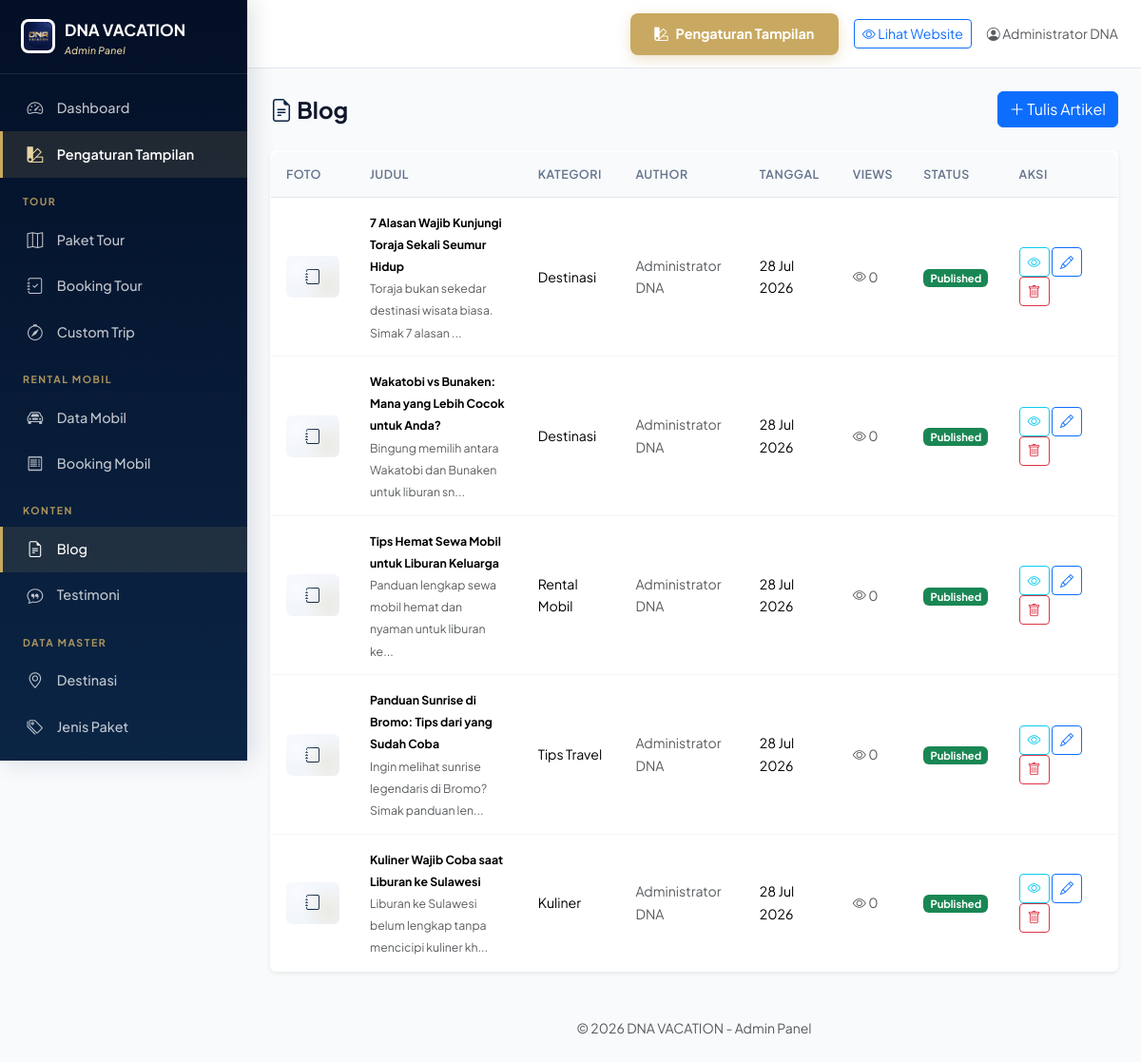
/admin/blog.php (signed in), run on the app's committed database.
### tables this page shows
CREATE TABLE blog_posts (
  id INT AUTO_INCREMENT PRIMARY KEY,
  title VARCHAR(200) NOT NULL,
  slug VARCHAR(220) NOT NULL UNIQUE,
  category_id INT,
  excerpt TEXT,
  content LONGTEXT,
  image VARCHAR(255),
  author_id INT,
  is_published TINYINT(1) DEFAULT 0,
  meta_title VARCHAR(200),
  meta_description TEXT,
  view_count INT DEFAULT 0,
  published_at TIMESTAMP NULL,
  created_at TIMESTAMP DEFAULT CURRENT_TIMESTAMP,
  updated_at TIMESTAMP DEFAULT CURRENT_TIMESTAMP ON UPDATE CURRENT_TIMESTAMP,
  FOREIGN KEY (category_id) REFERENCES blog_categories(id) ON DELETE SET NULL,
  FOREIGN KEY (author_id) REFERENCES users(id) ON DELETE SET NULL,
  INDEX idx_published (is_published),
  INDEX idx_slug (slug)
);

CREATE TABLE blog_categories (
  id INT AUTO_INCREMENT PRIMARY KEY,
  name VARCHAR(100) NOT NULL,
  slug VARCHAR(120) NOT NULL UNIQUE,
  created_at TIMESTAMP DEFAULT CURRENT_TIMESTAMP
);

CREATE TABLE users (
  id INT AUTO_INCREMENT PRIMARY KEY,
  username VARCHAR(50) NOT NULL UNIQUE,
  email VARCHAR(150) NOT NULL UNIQUE,
  phone VARCHAR(20) NOT NULL DEFAULT '',
  password VARCHAR(255) NOT NULL,
  full_name VARCHAR(100) DEFAULT NULL,
  role ENUM('user','admin') DEFAULT 'user',
  is_verified TINYINT(1) DEFAULT 0,
  verification_token VARCHAR(64) DEFAULT NULL,
  verification_expires DATETIME DEFAULT NULL,
  reset_token VARCHAR(64) DEFAULT NULL,
  reset_expires DATETIME DEFAULT NULL,
  created_at TIMESTAMP DEFAULT CURRENT_TIMESTAMP,
  updated_at TIMESTAMP DEFAULT CURRENT_TIMESTAMP ON UPDATE CURRENT_TIMESTAMP,
  KEY idx_email (email),
  KEY idx_verification_token (verification_token),
  KEY idx_reset_token (reset_token)
);

### includes/config.php (called while the page is built, shortened)
<?php
function asset($path) {
    $url = BASE_URL . '/assets/' . $path;
    $file = __DIR__ . '/../assets/' . $path;
    if (is_file($file)) {
        $url .= '?v=' . filemtime($file);
    }
    return $url;
}
function e($str) {
    return htmlspecialchars($str, ENT_QUOTES, 'UTF-8');
}
function truncate($text, $length = 100) {
    return substr($text, 0, $length) . '...';
}

### admin/blog.php (the view, shortened to what this page needs)
<?php
require_once __DIR__ . '/includes/header.php';
$posts = $pdo->query("SELECT bp.*, bc.name as cat_name, a.full_name as author_name FROM blog_posts bp LEFT JOIN blog_categories bc ON bp.category_id = bc.id LEFT JOIN users a ON bp.author_id = a.id ORDER BY bp.created_at DESC")->fetchAll();
?>
<div class="p-3 p-md-4">
    <div class="d-flex justify-content-between align-items-center mb-4">
        <h4 class="fw-bold mb-0"><i class="bi bi-file-earmark-text text-primary-custom"></i> Blog</h4>
        <a href="blog-form.php" class="btn btn-primary"><i class="bi bi-plus-lg"></i> Tulis Artikel</a>
    </div>
    <div class="card border-0 shadow-sm">
        <div class="card-body p-0">
            <div class="table-responsive">
                <table class="table admin-table table-hover align-middle mb-0">
                    <thead>
                        <tr>
                            <th style="width:70px">Foto</th>
                            <th>Judul</th>
                            <th>Kategori</th>
                            <th>Author</th>
                            <th>Tanggal</th>
                            <th>Views</th>
                            <th>Status</th>
                            <th style="width:120px">Aksi</th>
                        </tr>
                    </thead>
                    <tbody>
                        <?php if (empty($posts)): ?>
                            <tr><td colspan="8" class="text-center text-muted py-4">Belum ada artikel. <a href="blog-form.php">Tulis artikel pertama Anda</a>.</td></tr>
                        <?php else: ?>
                            <?php foreach ($posts as $p): ?>
                                <tr>
                                    <td>
                                        <?php if ($p['image']): ?>
                                            <img src="<?= uploadUrl($p['image']) ?>" class="rounded" style="width:56px;height:44px;object-fit:cover" onerror="handleImgError(this)">
                                        <?php else: ?>
                                            <div class="placeholder-img rounded" style="width:56px;height:44px;font-size:1rem"><i class="bi bi-journal"></i></div>
                                        <?php endif; ?>
                                    </td>
                                    <td>
                                        <strong class="small"><?= e($p['title']) ?></strong>
                                        <br><small class="text-muted"><?= e(truncate(strip_tags($p['excerpt'] ?: $p['content']), 60)) ?></small>
                                    </td>
                                    <td class="small"><?= e($p['cat_name'] ?? '-') ?></td>
                                    <td class="small text-muted"><?= e($p['author_name'] ?? '-') ?></td>
                                    <td class="small"><?= date('d M Y', strtotime($p['created_at'])) ?></td>
                                    <td class="small text-muted"><i class="bi bi-eye"></i> <?= $p['view_count'] ?></td>
                                    <td>
                                        <a href="?toggle=<?= $p['id'] ?>" class="badge bg-<?= $p['is_published'] ? 'success' : 'secondary' ?> text-decoration-none" style="font-size:.7rem">
                                            <?= $p['is_published'] ? 'Published' : 'Draft' ?>
                                        </a>
                                    </td>
                                    <td>
                                        <?php if ($p['is_published']): ?>
                                        <a href="<?= BASE_URL ?>/blog-detail.php?slug=<?= e($p['slug']) ?>" target="_blank" class="btn btn-sm btn-outline-info" title="Lihat"><i class="bi bi-eye"></i></a>
                                        <?php endif; ?>
                                        <a href="blog-form.php?id=<?= $p['id'] ?>" class="btn btn-sm btn-outline-primary"><i class="bi bi-pencil"></i></a>
                                        <a href="?delete=<?= $p['id'] ?>" class="btn btn-sm btn-outline-danger" data-confirm="Hapus artikel ini?"><i class="bi bi-trash"></i></a>
                                    </td>
                                </tr>
                            <?php endforeach; ?>
                        <?php endif; ?>
                    </tbody>
                </table>
            </div>
        </div>
    </div>
</div>
<?php require_once __DIR__ . '/includes/footer.php'; ?>

### admin/includes/header.php (shortened to what this page needs)
<?php
require_once __DIR__ . '/../../includes/config.php';
$currentPage = basename($_SERVER['PHP_SELF'], '.php');
?>
<!DOCTYPE html>
<html lang="id">
<head>
    <link href="https://cdn.jsdelivr.net/npm/bootstrap@5.3.3/dist/css/bootstrap.min.css" rel="stylesheet">
    <link href="https://cdn.jsdelivr.net/npm/bootstrap-icons@1.11.3/font/bootstrap-icons.min.css" rel="stylesheet">
    <link href="<?= asset('css/style.css') ?>" rel="stylesheet">
</head>
<body class="admin-body">
<div class="admin-sidebar" id="adminSidebar">
    <div class="sidebar-brand">
        <a href="<?= ADMIN_URL ?>/">
            <img src="<?= asset('img/logo-dna.jpg') ?>" alt="DNA">
            <div>
                <span>DNA VACATION</span>
                <span class="tag">Admin Panel</span>
            </div>
        </a>
    </div>
    <nav class="sidebar-nav">
        <a href="<?= ADMIN_URL ?>/" class="sidebar-link <?= $currentPage === 'index' ? 'active' : '' ?>">
            <i class="bi bi-speedometer2"></i><span>Dashboard</span>
        </a>
        <a href="<?= ADMIN_URL ?>/settings.php" class="sidebar-link sidebar-link-highlight <?= $currentPage === 'settings' ? 'active' : '' ?>">
            <i class="bi bi-palette2"></i><span>Pengaturan Tampilan</span>
        </a>
        <div class="sidebar-heading">Tour</div>
        <a href="<?= ADMIN_URL ?>/tours.php" class="sidebar-link <?= in_array($currentPage, ['tours','tour-form']) ? 'active' : '' ?>">
            <i class="bi bi-map"></i><span>Paket Tour</span>
        </a>
        <a href="<?= ADMIN_URL ?>/bookings.php" class="sidebar-link <?= $currentPage === 'bookings' ? 'active' : '' ?>">
            <i class="bi bi-journal-check"></i><span>Booking Tour</span>
        </a>
        <a href="<?= ADMIN_URL ?>/custom-trips.php" class="sidebar-link <?= $currentPage === 'custom-trips' ? 'active' : '' ?>">
            <i class="bi bi-compass"></i><span>Custom Trip</span>
        </a>
        <div class="sidebar-heading">Rental Mobil</div>
        <a href="<?= ADMIN_URL ?>/cars.php" class="sidebar-link <?= in_array($currentPage, ['cars','car-form']) ? 'active' : '' ?>">
            <i class="bi bi-car-front"></i><span>Data Mobil</span>
        </a>
        <a href="<?= ADMIN_URL ?>/car-bookings.php" class="sidebar-link <?= $currentPage === 'car-bookings' ? 'active' : '' ?>">
            <i class="bi bi-receipt"></i><span>Booking Mobil</span>
        </a>
        <div class="sidebar-heading">Konten</div>
        <a href="<?= ADMIN_URL ?>/blog.php" class="sidebar-link <?= in_array($currentPage, ['blog','blog-form']) ? 'active' : '' ?>">
            <i class="bi bi-file-earmark-text"></i><span>Blog</span>
        </a>
        <a href="<?= ADMIN_URL ?>/testimonials.php" class="sidebar-link <?= $currentPage === 'testimonials' ? 'active' : '' ?>">
            <i class="bi bi-chat-quote"></i><span>Testimoni</span>
        </a>
        <div class="sidebar-heading">Data Master</div>
        <a href="<?= ADMIN_URL ?>/destinations.php" class="sidebar-link <?= $currentPage === 'destinations' ? 'active' : '' ?>">
            <i class="bi bi-geo-alt"></i><span>Destinasi</span>
        </a>
        <a href="<?= ADMIN_URL ?>/tour-categories.php" class="sidebar-link <?= $currentPage === 'tour-categories' ? 'active' : '' ?>">
            <i class="bi bi-tags"></i><span>Jenis Paket</span>
        </a>
        <a href="<?= ADMIN_URL ?>/hotels.php" class="sidebar-link <?= $currentPage === 'hotels' ? 'active' : '' ?>">
        </a>
    </nav>
</div>
<div class="admin-content" id="adminContent">
    <div class="admin-topbar">
        <div class="ms-auto d-flex align-items-center gap-2 gap-md-3">
            <a href="<?= ADMIN_URL ?>/settings.php" class="btn btn-sm btn-gold">
                <i class="bi bi-palette2"></i> <span class="d-none d-sm-inline">Pengaturan Tampilan</span>
            </a>
            <a href="<?= BASE_URL ?>" target="_blank" class="btn btn-sm btn-outline-primary">
                <i class="bi bi-eye"></i> <span class="d-none d-sm-inline">Lihat Website</span>
            </a>
            <span class="text-muted small d-none d-md-inline">
                <i class="bi bi-person-circle"></i> <?= e($_SESSION['admin_name'] ?? 'Admin') ?>
            </span>
        </div>
    </div>

### admin/includes/footer.php (shortened to what this page needs)
    <div class="text-center text-muted py-4 small">
        &copy; <?= date('Y') ?> <?= SITE_NAME ?> - Admin Panel
    </div>
</div>
</body>
</html>

### data on the page
blog_posts: title "7 Alasan Wajib Kunjungi Toraja Sekali Seumur Hidup", excerpt "Toraja bukan sekedar destinasi wisata biasa. Simak 7 alasan ...", category.name "Destinasi", author.full_name "Administrator DNA", created_at "28 Jul 2026", view_count "0", is_published "Published"
blog_posts: title "Wakatobi vs Bunaken: Mana yang Lebih Cocok untuk Anda?", excerpt "Bingung memilih antara Wakatobi dan Bunaken untuk liburan sn...", category.name "Destinasi", author.full_name "Administrator DNA", created_at "28 Jul 2026", view_count "0", is_published "Published"
blog_posts: title "Tips Hemat Sewa Mobil untuk Liburan Keluarga", excerpt "Panduan lengkap sewa mobil hemat dan nyaman untuk liburan ke...", category.name "Rental Mobil", author.full_name "Administrator DNA", created_at "28 Jul 2026", view_count "0", is_published "Published"
blog_posts: title "Panduan Sunrise di Bromo: Tips dari yang Sudah Coba", excerpt "Ingin melihat sunrise legendaris di Bromo? Simak panduan len...", category.name "Tips Travel", author.full_name "Administrator DNA", created_at "28 Jul 2026", view_count "0", is_published "Published"
blog_posts: title "Kuliner Wajib Coba saat Liburan ke Sulawesi", excerpt "Liburan ke Sulawesi belum lengkap tanpa mencicipi kuliner kh...", category.name "Kuliner", author.full_name "Administrator DNA", created_at "28 Jul 2026", view_count "0", is_published "Published"

### other printed values
$_SESSION['admin_name'] "Administrator DNA"
SITE_NAME "DNA VACATION"
